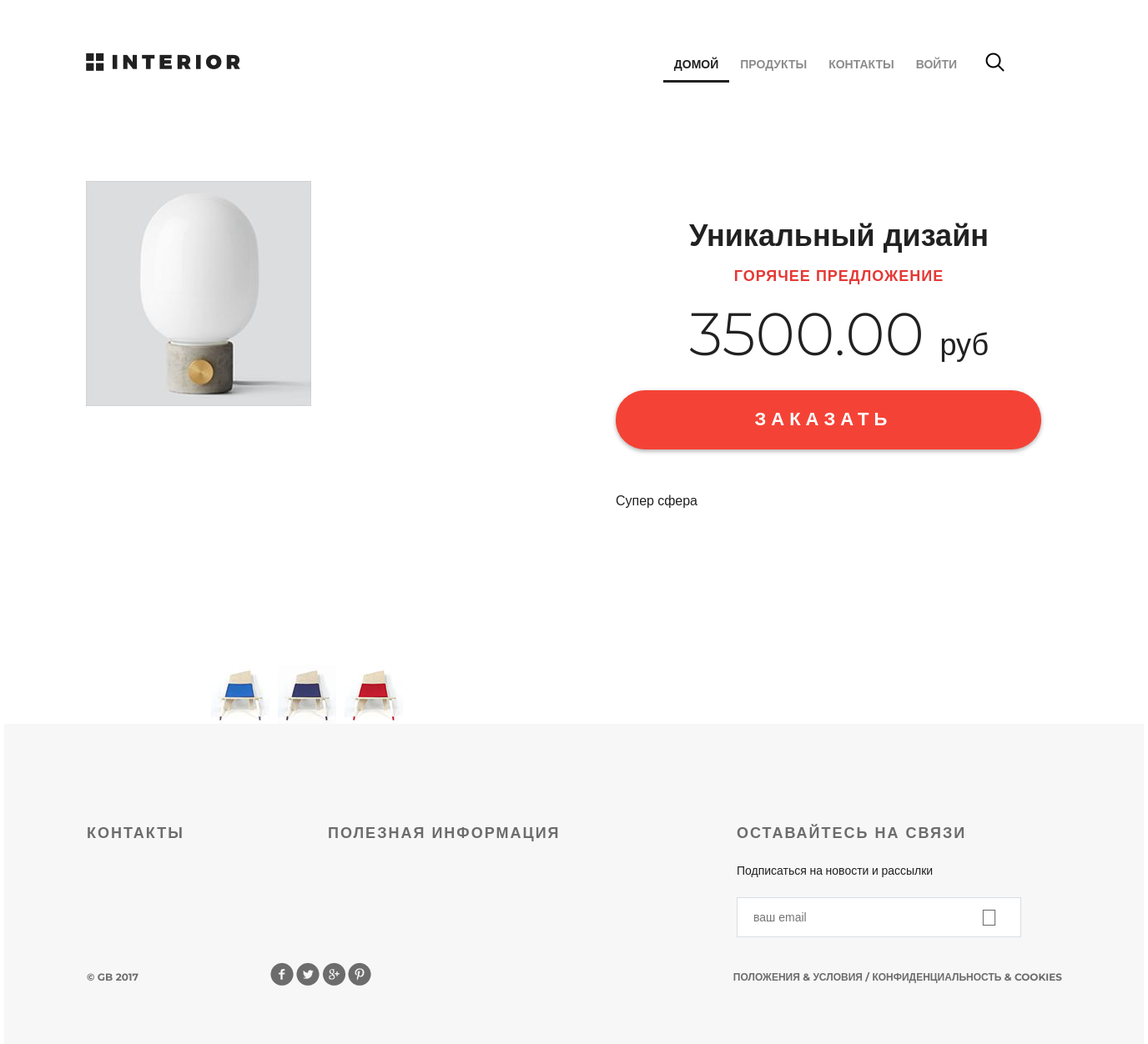
Page /products/product/1/ on the committed database.
### mainapp/models.py (models this page shows, shortened)
class Product(models.Model):
    category = models.ForeignKey(
        ProductCategory,
        on_delete=models.CASCADE,
    )
    name = models.CharField(
        verbose_name='имя продукта',
        max_length=128,
    )
    image = models.ImageField(
        upload_to='products_images',
        blank=True,
    )
    short_desc = models.CharField(
        verbose_name='короткое описание',
        max_length=60,
        blank=True,
    )
    description = models.TextField(
        verbose_name='описание',
        blank=True,
    )
    price = models.DecimalField(
        verbose_name='цена продукта',
        max_digits=8,
        decimal_places=2,
        default=0,
    )
    quantity = models.PositiveIntegerField(
        verbose_name='количество на складе',
        default=0,
    )
    is_active = models.BooleanField(default=True)

### mainapp/views.py (the view)
# urls.py: path('product/<int:pk>/', product, name='detail'),
def product(request, pk):
    title = 'продукты'
    content = {
        'title': title,
        'links_menu': ProductCategory.objects.all(),
        'product': get_object_or_404(Product, pk=pk),
    }
    return render(request, 'mainapp/product_detail.html', content)

### mainapp/context_processors.py (called while the page is built)
def basket(request):
    print(f'context processor basket works')
    basket = []
    if request.user.is_authenticated:
        basket = Basket.objects.filter(user=request.user)
    return {
        'basket': basket,
    }

### mainapp/templates/mainapp/product_detail.html (shortened to what this page needs)
{% extends 'geekshop/base.html' %}
{% load static %}
{% block css %}
<link rel="stylesheet" type="text/css" href="{% static '/mainapp/style.css' %}">
{% endblock %}
{% block content %}
		<div class="hero-white">
			<div class="header clearfix">
				{% include 'geekshop/includes/main_menu.html' %}
                <a href="#" class="basket"></a>
			</div>
		</div>
		<div class="details">
			<div class="details-products">
				<div class="details-slider">
					<div class="slider-product">
						<img src="{{ product.image.url }}">
					</div>
					<div class="slider-control">
						<div class="block">
							<a href="#"><img src="{% static '/geekshop/img/controll.jpg' %}" alt="">
							</a>
						</div>
						<div class="block">
							<a href="#"><img src="{% static '/geekshop/img/controll1.jpg' %}" alt="">
							</a>
						</div>
						<div class="block">
							<a href="#"><img src="{% static '/geekshop/img/controll2.jpg' %}" alt="">
							</a>
						</div>
					</div>
				</div>
				<div class="description">
					<h3 class="big-bold">{{ product.short_desc}}</h3>
					<h3 class="red">горячее предложение</h3>
					<p class="price"> {{ product.price }} <span>руб</span></p>
					<a href="{% url 'basket:add' pk=product.pk %}" class="red-button">
						заказать
					</a>
					<div class="description-text">
                        {{ product.description}}
					</div>
				</div>
			</div>
        </div>
{% endblock %}

### geekshop/static/geekshop/style.css (style rules this page uses)
* { margin: 0; padding: 0; }
body { font-family: 'Montserrat', sans-serif; }
html, body { height: 100%; }
.basket { display: block; width: 23px; height: 23px; background-image: url(img/basket.png); position: absolute; top: 63px; left: 1210px; width: 140px; }
.clearfix:after { content: ""; display: block; clear: both; }
.big-bold { color: #212121; font-size: 36px; font-weight: 700; text-align: left; margin-bottom: 24px; line-height: 36px; }
.red { text-transform: uppercase; color: #e53935; font-size: 18px; font-weight: 700; text-align: left; letter-spacing: 1px; line-height: 17px; margin-bottom: 22px; }
.hero-white { background-color: #fff; height: 119px; padding-left: 98px; padding-right: 211px; position: relative; }
.details-products { padding-left: 98px; padding-right: 98px; margin-top: 98px; height: 651px; }
.details-slider { width: 570px; float: left; margin-right: 30px; }
.slider-product { width: 570px; height: 570px; }
.slider-control { width: 420px; height: 70px; margin: 11px auto 0px; padding-left: 150px }
.slider-control .block { height: 70px; width: 70px; position: relative; float: left; margin-right: 10px; }
.description { width: 535px; float: right; padding-left: 35px }
.description .big-bold { color: #212121; font-size: 36px; font-weight: 700; text-align: center; margin-top: 47px; margin-bottom: 0px; }
.description .red { text-transform: uppercase; color: #e53935; font-size: 18px; font-weight: 700; text-align: center; letter-spacing: 1px; line-height: 17px; margin-top: 23px; margin-bottom: 36px; }
.description .price { color: #212121; font-size: 72px; font-weight: 300; line-height: 48px; text-align: center; }
.description .price span { color: #212121; font-size: 36px; font-weight: 300; line-height: 48px; text-align: center; }
.description-text { margin-top: 50px; color: #212121; font-size: 16px; font-weight: 300; line-height: 24px; text-align: left; }

### mainapp/static/mainapp/style.css (style rules this page uses)
.red-button { display: block; height: 71px; width: 510px; border-radius: 35px; background-color: #f44336; text-align: center; text-transform: uppercase; text-decoration: none; color: #ffffff; font-size: 22px; font-weight: 700; line-height: 24px; box-shadow: 0px 2px 4.85px 0.15px rgba(33, 33, 33, 0.35); line-height: 70px; letter-spacing: 6px; margin-top: 31px; }

### rows in the picture
Product: image (picture), short_desc "Уникальный дизайн", price "3500.00", description "Супер сфера"
